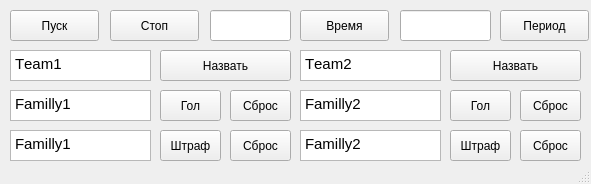
<?xml version="1.0" encoding="UTF-8"?>
<ui version="4.0">
 <class>MainWindow</class>
 <widget class="QMainWindow" name="MainWindow">
  <property name="geometry">
   <rect>
    <x>0</x>
    <y>0</y>
    <width>591</width>
    <height>184</height>
   </rect>
  </property>
  <property name="windowTitle">
   <string>MainWindow</string>
  </property>
  <widget class="QWidget" name="centralWidget">
   <widget class="QPushButton" name="pushButtonStart">
    <property name="geometry">
     <rect>
      <x>10</x>
      <y>10</y>
      <width>89</width>
      <height>31</height>
     </rect>
    </property>
    <property name="text">
     <string>Пуск</string>
    </property>
   </widget>
   <widget class="QPushButton" name="pushButtonStop">
    <property name="geometry">
     <rect>
      <x>110</x>
      <y>10</y>
      <width>89</width>
      <height>31</height>
     </rect>
    </property>
    <property name="text">
     <string>Стоп</string>
    </property>
   </widget>
   <widget class="QTextEdit" name="textEditTeam1_Name">
    <property name="geometry">
     <rect>
      <x>10</x>
      <y>50</y>
      <width>141</width>
      <height>31</height>
     </rect>
    </property>
    <property name="font">
     <font>
      <kerning>false</kerning>
     </font>
    </property>
    <property name="html">
     <string notr="true">&lt;!DOCTYPE HTML PUBLIC &quot;-//W3C//DTD HTML 4.0//EN&quot; &quot;http://www.w3.org/TR/REC-html40/strict.dtd&quot;&gt;
&lt;html&gt;&lt;head&gt;&lt;meta name=&quot;qrichtext&quot; content=&quot;1&quot; /&gt;&lt;style type=&quot;text/css&quot;&gt;
p, li { white-space: pre-wrap; }
&lt;/style&gt;&lt;/head&gt;&lt;body style=&quot; font-family:'Ubuntu'; font-size:11pt; font-weight:400; font-style:normal;&quot;&gt;
&lt;p style=&quot; margin-top:0px; margin-bottom:0px; margin-left:0px; margin-right:0px; -qt-block-indent:0; text-indent:0px;&quot;&gt;Team1&lt;/p&gt;&lt;/body&gt;&lt;/html&gt;</string>
    </property>
   </widget>
   <widget class="QTextEdit" name="textEditTeam2_Name">
    <property name="geometry">
     <rect>
      <x>300</x>
      <y>50</y>
      <width>141</width>
      <height>31</height>
     </rect>
    </property>
    <property name="font">
     <font>
      <kerning>false</kerning>
     </font>
    </property>
    <property name="html">
     <string notr="true">&lt;!DOCTYPE HTML PUBLIC &quot;-//W3C//DTD HTML 4.0//EN&quot; &quot;http://www.w3.org/TR/REC-html40/strict.dtd&quot;&gt;
&lt;html&gt;&lt;head&gt;&lt;meta name=&quot;qrichtext&quot; content=&quot;1&quot; /&gt;&lt;style type=&quot;text/css&quot;&gt;
p, li { white-space: pre-wrap; }
&lt;/style&gt;&lt;/head&gt;&lt;body style=&quot; font-family:'Ubuntu'; font-size:11pt; font-weight:400; font-style:normal;&quot;&gt;
&lt;p style=&quot; margin-top:0px; margin-bottom:0px; margin-left:0px; margin-right:0px; -qt-block-indent:0; text-indent:0px;&quot;&gt;Team2&lt;/p&gt;&lt;/body&gt;&lt;/html&gt;</string>
    </property>
   </widget>
   <widget class="QPushButton" name="pushButtonTeam1_Name">
    <property name="geometry">
     <rect>
      <x>160</x>
      <y>50</y>
      <width>131</width>
      <height>31</height>
     </rect>
    </property>
    <property name="text">
     <string>Назвать</string>
    </property>
   </widget>
   <widget class="QPushButton" name="pushButtonTeam2_Name">
    <property name="geometry">
     <rect>
      <x>450</x>
      <y>50</y>
      <width>131</width>
      <height>31</height>
     </rect>
    </property>
    <property name="text">
     <string>Назвать</string>
    </property>
   </widget>
   <widget class="QTextEdit" name="textEditTeam2_Goal">
    <property name="geometry">
     <rect>
      <x>300</x>
      <y>90</y>
      <width>141</width>
      <height>31</height>
     </rect>
    </property>
    <property name="font">
     <font>
      <kerning>false</kerning>
     </font>
    </property>
    <property name="html">
     <string notr="true">&lt;!DOCTYPE HTML PUBLIC &quot;-//W3C//DTD HTML 4.0//EN&quot; &quot;http://www.w3.org/TR/REC-html40/strict.dtd&quot;&gt;
&lt;html&gt;&lt;head&gt;&lt;meta name=&quot;qrichtext&quot; content=&quot;1&quot; /&gt;&lt;style type=&quot;text/css&quot;&gt;
p, li { white-space: pre-wrap; }
&lt;/style&gt;&lt;/head&gt;&lt;body style=&quot; font-family:'Ubuntu'; font-size:11pt; font-weight:400; font-style:normal;&quot;&gt;
&lt;p style=&quot; margin-top:0px; margin-bottom:0px; margin-left:0px; margin-right:0px; -qt-block-indent:0; text-indent:0px;&quot;&gt;Familly2&lt;/p&gt;&lt;/body&gt;&lt;/html&gt;</string>
    </property>
   </widget>
   <widget class="QTextEdit" name="textEditTeam1_Goal">
    <property name="geometry">
     <rect>
      <x>10</x>
      <y>90</y>
      <width>141</width>
      <height>31</height>
     </rect>
    </property>
    <property name="font">
     <font>
      <kerning>false</kerning>
     </font>
    </property>
    <property name="html">
     <string notr="true">&lt;!DOCTYPE HTML PUBLIC &quot;-//W3C//DTD HTML 4.0//EN&quot; &quot;http://www.w3.org/TR/REC-html40/strict.dtd&quot;&gt;
&lt;html&gt;&lt;head&gt;&lt;meta name=&quot;qrichtext&quot; content=&quot;1&quot; /&gt;&lt;style type=&quot;text/css&quot;&gt;
p, li { white-space: pre-wrap; }
&lt;/style&gt;&lt;/head&gt;&lt;body style=&quot; font-family:'Ubuntu'; font-size:11pt; font-weight:400; font-style:normal;&quot;&gt;
&lt;p style=&quot; margin-top:0px; margin-bottom:0px; margin-left:0px; margin-right:0px; -qt-block-indent:0; text-indent:0px;&quot;&gt;Familly1&lt;/p&gt;&lt;/body&gt;&lt;/html&gt;</string>
    </property>
   </widget>
   <widget class="QPushButton" name="pushButtonTeam1_GoalSend">
    <property name="geometry">
     <rect>
      <x>160</x>
      <y>90</y>
      <width>61</width>
      <height>31</height>
     </rect>
    </property>
    <property name="text">
     <string>Гол</string>
    </property>
   </widget>
   <widget class="QPushButton" name="pushButtonTeam1_GoalDel">
    <property name="geometry">
     <rect>
      <x>230</x>
      <y>90</y>
      <width>61</width>
      <height>31</height>
     </rect>
    </property>
    <property name="text">
     <string>Сброс</string>
    </property>
   </widget>
   <widget class="QPushButton" name="pushButtonTeam2_GoalSend">
    <property name="geometry">
     <rect>
      <x>450</x>
      <y>90</y>
      <width>61</width>
      <height>31</height>
     </rect>
    </property>
    <property name="text">
     <string>Гол</string>
    </property>
   </widget>
   <widget class="QPushButton" name="pushButtonTeam2_GoalDel">
    <property name="geometry">
     <rect>
      <x>520</x>
      <y>90</y>
      <width>61</width>
      <height>31</height>
     </rect>
    </property>
    <property name="text">
     <string>Сброс</string>
    </property>
   </widget>
   <widget class="QPushButton" name="pushButtonTeam2_DelSend">
    <property name="geometry">
     <rect>
      <x>450</x>
      <y>130</y>
      <width>61</width>
      <height>31</height>
     </rect>
    </property>
    <property name="text">
     <string>Штраф</string>
    </property>
   </widget>
   <widget class="QTextEdit" name="textEditTeam2_Del">
    <property name="geometry">
     <rect>
      <x>300</x>
      <y>130</y>
      <width>141</width>
      <height>31</height>
     </rect>
    </property>
    <property name="font">
     <font>
      <kerning>false</kerning>
     </font>
    </property>
    <property name="html">
     <string notr="true">&lt;!DOCTYPE HTML PUBLIC &quot;-//W3C//DTD HTML 4.0//EN&quot; &quot;http://www.w3.org/TR/REC-html40/strict.dtd&quot;&gt;
&lt;html&gt;&lt;head&gt;&lt;meta name=&quot;qrichtext&quot; content=&quot;1&quot; /&gt;&lt;style type=&quot;text/css&quot;&gt;
p, li { white-space: pre-wrap; }
&lt;/style&gt;&lt;/head&gt;&lt;body style=&quot; font-family:'Ubuntu'; font-size:11pt; font-weight:400; font-style:normal;&quot;&gt;
&lt;p style=&quot; margin-top:0px; margin-bottom:0px; margin-left:0px; margin-right:0px; -qt-block-indent:0; text-indent:0px;&quot;&gt;Familly2&lt;/p&gt;&lt;/body&gt;&lt;/html&gt;</string>
    </property>
   </widget>
   <widget class="QPushButton" name="pushButtonTeam1_DelSend">
    <property name="geometry">
     <rect>
      <x>160</x>
      <y>130</y>
      <width>61</width>
      <height>31</height>
     </rect>
    </property>
    <property name="text">
     <string>Штраф</string>
    </property>
   </widget>
   <widget class="QPushButton" name="pushButtonTeam1_DelDel">
    <property name="geometry">
     <rect>
      <x>230</x>
      <y>130</y>
      <width>61</width>
      <height>31</height>
     </rect>
    </property>
    <property name="text">
     <string>Сброс</string>
    </property>
   </widget>
   <widget class="QTextEdit" name="textEditTeam1_Del">
    <property name="geometry">
     <rect>
      <x>10</x>
      <y>130</y>
      <width>141</width>
      <height>31</height>
     </rect>
    </property>
    <property name="font">
     <font>
      <kerning>false</kerning>
     </font>
    </property>
    <property name="html">
     <string notr="true">&lt;!DOCTYPE HTML PUBLIC &quot;-//W3C//DTD HTML 4.0//EN&quot; &quot;http://www.w3.org/TR/REC-html40/strict.dtd&quot;&gt;
&lt;html&gt;&lt;head&gt;&lt;meta name=&quot;qrichtext&quot; content=&quot;1&quot; /&gt;&lt;style type=&quot;text/css&quot;&gt;
p, li { white-space: pre-wrap; }
&lt;/style&gt;&lt;/head&gt;&lt;body style=&quot; font-family:'Ubuntu'; font-size:11pt; font-weight:400; font-style:normal;&quot;&gt;
&lt;p style=&quot; margin-top:0px; margin-bottom:0px; margin-left:0px; margin-right:0px; -qt-block-indent:0; text-indent:0px;&quot;&gt;Familly1&lt;/p&gt;&lt;/body&gt;&lt;/html&gt;</string>
    </property>
   </widget>
   <widget class="QPushButton" name="pushButtonTeam2_DelDel">
    <property name="geometry">
     <rect>
      <x>520</x>
      <y>130</y>
      <width>61</width>
      <height>31</height>
     </rect>
    </property>
    <property name="text">
     <string>Сброс</string>
    </property>
   </widget>
   <widget class="QPushButton" name="pushButtonPeriod">
    <property name="geometry">
     <rect>
      <x>500</x>
      <y>10</y>
      <width>89</width>
      <height>31</height>
     </rect>
    </property>
    <property name="text">
     <string>Период</string>
    </property>
   </widget>
   <widget class="QPushButton" name="pushButtonTime">
    <property name="geometry">
     <rect>
      <x>300</x>
      <y>10</y>
      <width>89</width>
      <height>31</height>
     </rect>
    </property>
    <property name="text">
     <string>Время</string>
    </property>
   </widget>
   <widget class="QLineEdit" name="lineEditTime">
    <property name="geometry">
     <rect>
      <x>210</x>
      <y>10</y>
      <width>81</width>
      <height>31</height>
     </rect>
    </property>
   </widget>
   <widget class="QLineEdit" name="lineEditPeriod">
    <property name="geometry">
     <rect>
      <x>400</x>
      <y>10</y>
      <width>91</width>
      <height>31</height>
     </rect>
    </property>
   </widget>
  </widget>
  <widget class="QStatusBar" name="statusBar"/>
 </widget>
 <layoutdefault spacing="6" margin="11"/>
 <resources/>
 <connections/>
</ui>
